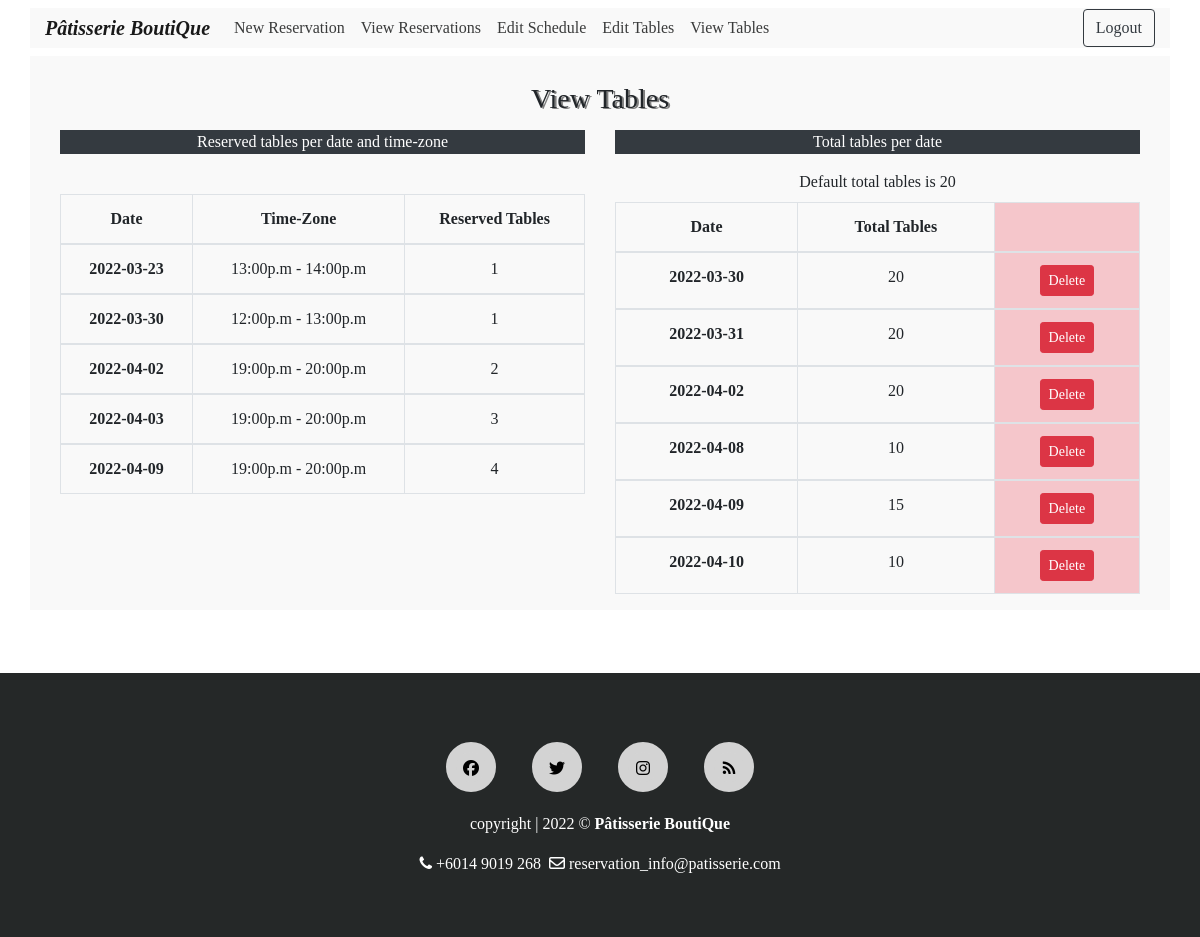
Page /view_tables.php (signed in) on the committed database.
### tables this page shows
CREATE TABLE `tables` (
  `tables_id` int(11) NOT NULL,
  `t_date` date NOT NULL,
  `t_tables` int(11) NOT NULL
);

### includes/view.tables.inc.php (the view, shortened to what this page needs)
<?php
if(isset($_SESSION['user_id'])){
    require 'includes/dbh.inc.php';
    $role = $_SESSION['role'];
    if($role==2){
    $sql = "SELECT SUM(num_tables), rdate, time_zone FROM reservation GROUP BY rdate, time_zone";
    $result = $conn->query($sql);
    if ($result->num_rows > 0) {
        echo
        '   <div class="container">
            <div class="row">
            <div class="col-sm text-center">
            <p class="text-white bg-dark text-center">Reserved tables per date and time-zone</p><br>
            <table class="table table-hover table-bordered table-responsive-sm text-center">
                <thead>
                    <tr>
                        <th scope="col">Date</th>
                        <th scope="col">Time-Zone</th>
                        <th scope="col">Reserved Tables</th>
                    </tr>
                </thead> ';
        while($row = $result->fetch_assoc()) {
        echo"
                <tbody>
                    <tr>
                      <th scope='row'>".$row["rdate"]."</th>
                      <td>".$row["time_zone"]."</td>
                      <td>".$row["SUM(num_tables)"]."</td>
                    </tr>
              </tbody>";
        }
        echo "</table>";
       }
    else {    echo "<p class='text-center'>List is empty!<p>"; }
       echo'</div>';
    $sql = "SELECT * FROM tables ORDER BY t_date";
    $result = $conn->query($sql);
    if ($result->num_rows > 0) {
        echo'
         <div class="col-sm text-center">
         <p class="text-white bg-dark text-center">Total tables per date</p>
         <label>Default total tables is 20</label><br>
        ';
        echo
        '
            <table class="table table-hover table-bordered table-responsive-sm text-center">
                <thead>
                    <tr>
                        <th scope="col">Date</th>
                        <th scope="col">Total Tables</th>
                        <th class="table-danger" scope="col"></th>
                    </tr>
                </thead> ';
        while($row = $result->fetch_assoc()) {
        echo"
                <tbody>
                    <tr>
                    <form action='includes/delete.php' method='POST'>
                    <input name='tables_id' type='hidden' value=".$row["tables_id"].">
                      <th scope='row'>".$row["t_date"]."</th>
                      <td>".$row["t_tables"]."</td>
                      <td class='table-danger'><button type='submit' name='delete-table' class='btn btn-danger btn-sm'>Delete</button></td>
                          </form>
                    </tr>
              </tbody>";
        }
        echo "</table>";
    }
    else {    echo "<p class='text-center'>List is empty!<p>"; }
    echo '</div></div></div>';
    }
}

### header.php (shortened to what this page needs)
<!DOCTYPE html>
<html lang="en">
<head>
  <link href="css/style.css" rel="stylesheet" type="text/css">
  <link href="css/font-awesome.min.css" rel="stylesheet">
  <link rel="stylesheet" href="https://stackpath.bootstrapcdn.com/bootstrap/4.1.0/css/bootstrap.min.css">
  <link rel="stylesheet" href="https://cdnjs.cloudflare.com/ajax/libs/font-awesome/4.7.0/css/font-awesome.min.css">
</head>
<body>
<nav class="navbar navbar-expand-md navbar-light fixed-top">
        <div class="container">
            <a class="navbar-brand" href="index.php">
		<strong><em>Pâtisserie BoutiQue</em></strong>
            </a>
            <div class="collapse navbar-collapse" id="navi">
                <ul class="navbar-nav mr-auto">
                    <?php
                    if(isset($_SESSION['user_id'])){ echo'
                    <li class="nav-item">
                        <a class="nav-link" href="reservation.php" >New Reservation</a>
                    </li>
                    <li class="nav-item">
                        <a class="nav-link" href="view_reservations.php" >View Reservations</a>
                    </li>';
                    if($_SESSION['role']==2) {
                    echo'
                    <li class="nav-item">
                        <a class="nav-link" href="schedule.php" >Edit Schedule</a>
                    </li>
                    <li class="nav-item">
                        <a class="nav-link" href="tables.php" >Edit Tables</a>
                    </li>
                    <li class="nav-item">
                        <a class="nav-link" href="view_tables.php" >View Tables</a>
                    </li>';
                    }
                    }
                    else { echo'
                    <li class="nav-item">
	                 <a class="nav-link" href="#aboutus">About Us</a>
	             </li>
	            <li class="nav-item">
	                <a class="nav-link" href="#gallery">Gallery</a>
	            </li>
                    <li class="nav-item">
                        <a class="nav-link" href="#reservation">Reservation</a>
                    </li>
                    <li class="nav-item">
                        <a class="nav-link" href="#footer">Find Us</a>
                    </li>
                    '; }
                    ?>
                </ul>
                    <?php
                    if(isset($_SESSION['user_id'])){
                    echo '
                    <form class="navbar-form navbar-right" action="includes/logout.inc.php" method="post">
                    <button type="submit" name="logout-submit" class="btn btn-outline-dark">Logout</button>
                    </form>';
                    }
                    else{
                    echo '
                    <div>
                    <ul class="navbar-nav ml-auto">
			<li><a class="nav-link fa fa-sign-in" data-toggle="modal" data-target="#myModal_reg">&nbsp;Sing Up</a></li>
			<li><a class="nav-link fa fa-user-plus" data-toggle="modal" data-target="#myModal_login">&nbsp;Login</a></li>
                    </ul>
                    </div>
                    ';}
                    ?>
            </div>
        </div>
</nav>

### view_tables.php (shortened to what this page needs)
<?php
require "header.php";
?>
<br><br>
<div class="container">
    <h3 class="text-center"><br>View Tables<br></h3>
<?php
    if(isset($_SESSION['user_id'])){
   require 'includes/view.tables.inc.php';
}
    else {
        echo '	<p class="text-center"><br>You are have no permission<br><br></p>';
    }
?>
</div>
<br><br>
<?php
require "footer.php";
?>

### footer.php
<footer class="footer" id="footer" style="background-color:#252828;">
 <div class="container" style="background-color:#252828;"><br>
  <div class="row">
    <div class="col-sm-12 text-center">
      <div class="social-icon">
        <a href="https://www.facebook.com/Patisserie.BoutiQue/"><i class="fa fa-facebook"></i></a>
        <a href="https://twitter.com/patisseriebq"><i class="fa fa-twitter"></i></a>
        <a href="https://www.instagram.com/patisserie.boutique/?hl=en"><i class="fa fa-instagram"></i></a>
        <a href="https://www.tripadvisor.com.my/Restaurant_Review-g298298-d6695071-Reviews-Patisserie_Boutique-Ipoh_Kinta_District_Perak.html"><i class="fa fa-rss"></i></a>
      </div>
      <div class="copyright">
        <p class="white" style="color:white;"> copyright | 2022 &copy; <b>Pâtisserie BoutiQue</b></p>
        <p style="color:white;"><i class="fa fa-phone"></i>  +6014 9019 268  &nbsp;<i class="fa fa-envelope-o"></i>  reservation_info@patisserie.com </p>
      </div>
    </div>
  </div>
 </div>
</footer>
</body>
</html>

### css/style.css (style rules this page uses)
* { margin:0; padding:0; font-family: "Times New Roman", Times, serif; }
body { overflow-y: scroll; overflow-x: hidden; }
h3 { text-shadow: 2px 1px grey; }
.navbar { background-color:white; }
.navbar-brand { font-family: "Brush Script MT", "Brush Script Std", cursive; }
.navbar .navbar-nav .nav-item a { color:#3A3B3B; }
.row { margin: 15px; }
.nav-link { cursor:pointer; }
.footer { padding-top:30px; padding-bottom:30px; color:black; }
.social-icon a { margin:0 16px 20px 16px; display:inline-block; }
.social-icon .fa { color:black; width:50px; height:50px; border-radius:50%; background:lightgray; line-height: 2; transition: .3s; border:10px solid lightgray; }

### header.php (style rules this page uses)
.container { background: #f9f9f9; }

### rows in the picture
tables: t_date "2022-03-30", t_tables "20"
tables: t_date "2022-03-31", t_tables "20"
tables: t_date "2022-04-02", t_tables "20"
tables: t_date "2022-04-08", t_tables "10"
tables: t_date "2022-04-09", t_tables "15"
tables: t_date "2022-04-10", t_tables "10"

### other values in the picture
$row["rdate"] "2022-03-23"
$row["time_zone"] "13:00p.m - 14:00p.m"
$row["SUM(num_tables)"] "1"
$row["rdate"] "2022-03-30"
$row["time_zone"] "12:00p.m - 13:00p.m"
$row["rdate"] "2022-04-02"
$row["time_zone"] "19:00p.m - 20:00p.m"
$row["SUM(num_tables)"] "2"
$row["rdate"] "2022-04-03"
$row["SUM(num_tables)"] "3"
$row["rdate"] "2022-04-09"
$row["SUM(num_tables)"] "4"
